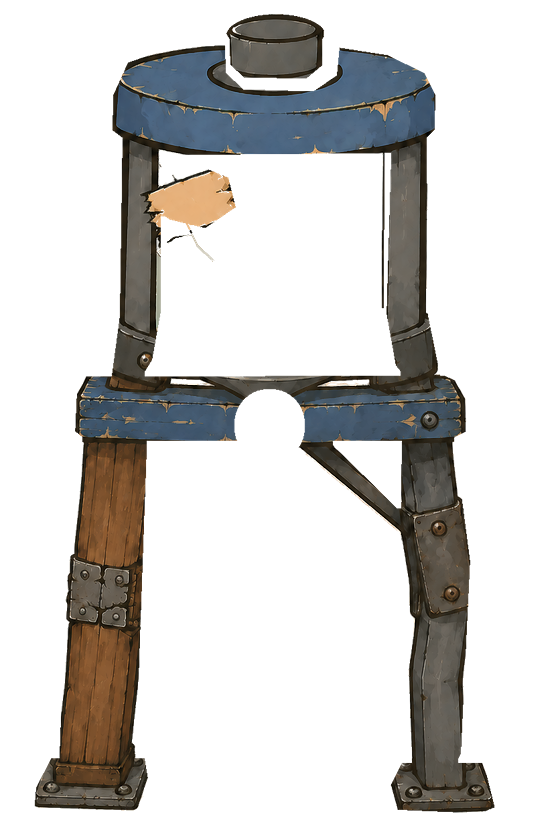
#> input picture Assets/KeepBlinking/Art/CareStation/Filter/FilterL1_Base.png, 560 x 840 px, given in place of Filter_L1_Base.png, which was not available
$ python build_filter_previews.py
#> lines starting #> are read from the running program, lines starting #| are printed output that depends on the picture; pictures that were not available may be replaced by others from this repository, and a replacement may not be noted
"""Build low-stimulation review GIFs from the authored FILTER sprite layers."""

from pathlib import Path
from math import sin, pi
from PIL import Image


PROJECT_ROOT = Path(__file__).resolve().parents[4]
ASSET_DIR = PROJECT_ROOT / "Assets" / "KeepBlinking" / "Art" / "CareStation" / "Filter"
PREVIEW_DIR = PROJECT_ROOT / "Logs" / "CareStationFilterPreviews"
BACKGROUND = (23, 35, 33, 255)


def layer(name: str) -> Image.Image:
    return Image.open(ASSET_DIR / f"{name}.png").convert("RGBA")


def shifted(source: Image.Image, y_offset: int) -> Image.Image:
    result = Image.new("RGBA", source.size, (0, 0, 0, 0))
    result.alpha_composite(source, (0, y_offset))
    return result


def frame(level: int, index: int) -> Image.Image:
#> called with level = 1, index = 0
    base = Image.new("RGBA", (1024, 1024), BACKGROUND)
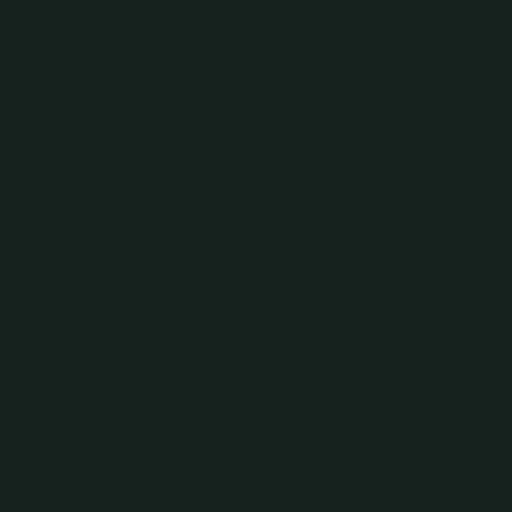
#> base: PIL image 1024x1024 RGBA (shown at 1/2 size); mean R, G, B, A 23, 35, 33, 255
    base.alpha_composite(layer(f"Filter_L{level}_Base"))
#> in layer, returned value is the input picture: PIL image 560x840 RGBA; mean R, G, B, A 30.2, 28.5, 25.8, 69.3
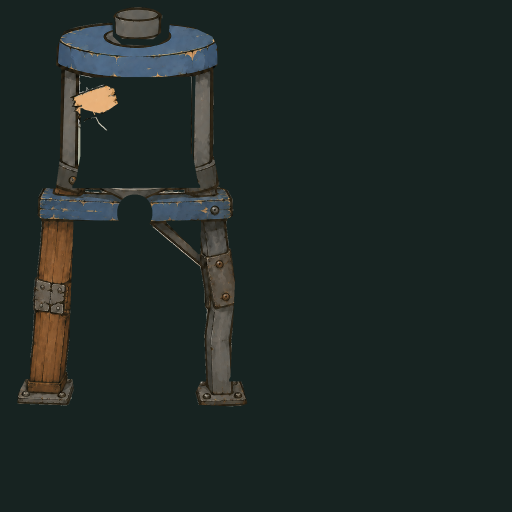
#> base: PIL image 1024x1024 RGBA (shown at 1/2 size); mean R, G, B, A 30.5, 40.6, 38, 255
    base.alpha_composite(layer(f"Filter_L{level}_Flow_{index % 4 + 1:02d}"))
#> call 2 of layer, with name = 'Filter_L1_Flow_01'
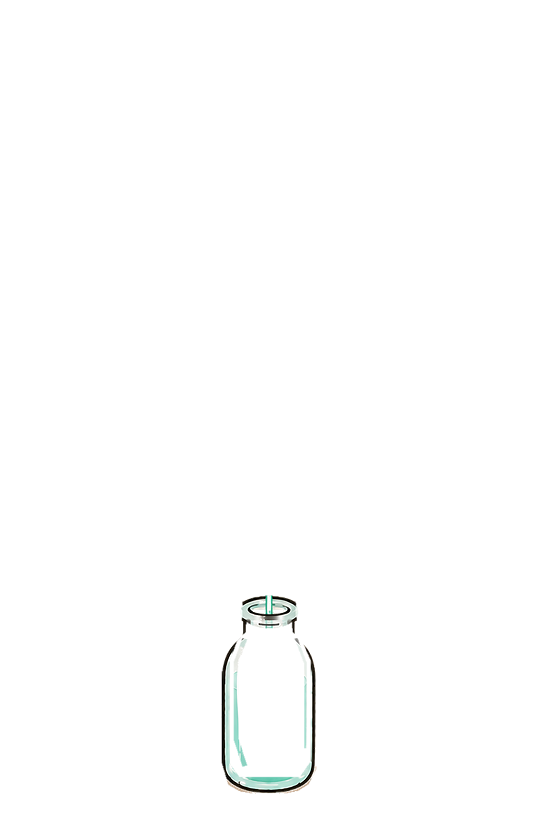
#> input picture Assets/KeepBlinking/Art/CareStation/Filter/FilterL1_Bottle.png, 560 x 840 px, given in place of Filter_L1_Flow_01.png, which was not available
#> in layer, returned value is the input picture: PIL image 560x840 RGBA; mean R, G, B, A 3.9, 4.4, 4.1, 2.6
    if level <= 2:
        crank = layer(f"Filter_L{level}_Crank")
        pivot = (681, 629) if level == 1 else (678, 534)
        crank = crank.rotate(-index * 22.5, resample=Image.Resampling.BICUBIC, center=pivot)
        base.alpha_composite(crank)
    else:
        brush = layer("Filter_L3_Brush")
        brush_offset = round(sin(index / 12 * 2 * pi) * 9)
        base.alpha_composite(shifted(brush, brush_offset))
        needle = layer("Filter_L3_GaugeNeedle").rotate(
            sin(index / 12 * 2 * pi) * 7,
            resample=Image.Resampling.BICUBIC,
            center=(878, 286),
        )
        base.alpha_composite(needle)
    base.alpha_composite(layer(f"Filter_L{level}_Badge"))
    return base.resize((512, 512), Image.Resampling.LANCZOS)


def main() -> None:
    PREVIEW_DIR.mkdir(parents=True, exist_ok=True)
    for level in range(1, 4):
        frames = [frame(level, index) for index in range(12)]
        suffix = "Flow_Crank" if level <= 2 else "Flow_Brush"
        frames[0].save(
            PREVIEW_DIR / f"Filter_L{level}_{suffix}.gif",
            save_all=True,
            append_images=frames[1:],
            duration=140,
            loop=0,
            optimize=False,
            disposal=2,
        )
    print("Generated three FILTER animation review GIFs.")


if __name__ == "__main__":
#> (the run stopped early here; a loop or call above may not have finished)
